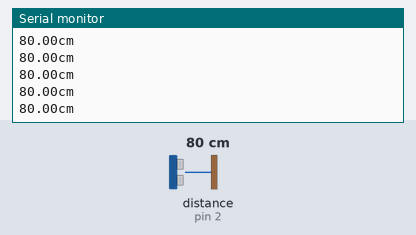
Recording of a sketch running on a simulated Arduino Uno, built with avr-gcc and run on an emulated ATmega328P. Parts: the last lines printed to the serial monitor. Inputs (shaded band) come from the test bench; at power-on: distance to the obstacle (sensor on pin 2) 80 cm. The echo pulse lasts 58.3 µs per cm.

Above: at 1.2 s.
1.3 s: distance to the obstacle (sensor on pin 2) set to 120 cm
At 1.49 s:
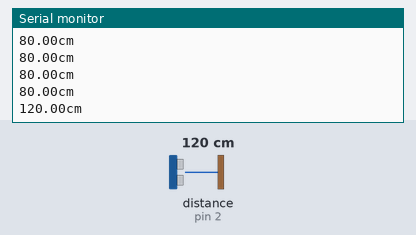
4.3 s: distance to the obstacle (sensor on pin 2) set to 2 cm
At 4.3 s:
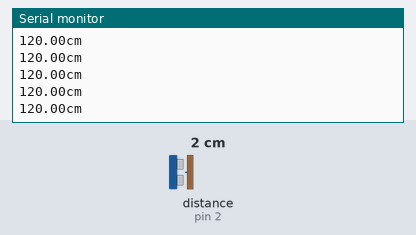
Timing chart, 0 to 7.3 s (numbered marks = the images above; inputs shaded):
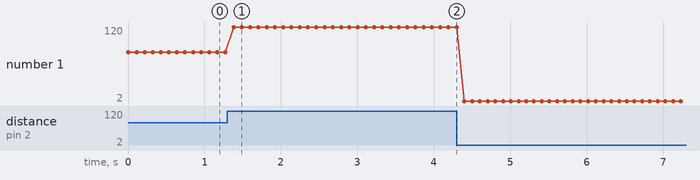

The sketch:

HC_SR04.ino
```cpp
#include "HC_SR04.h"

#define TRIG_PIN 9
#define ECHO_PIN 2
#define ECHO_INT 0

HC_SR04 sensor(TRIG_PIN, ECHO_PIN, ECHO_INT);

void setup(){
  sensor.begin();
  Serial.begin(9600);
  while(!Serial) continue;
  sensor.start();
}

void loop(){
  if(sensor.isFinished()){
    // Do something with the range...
    Serial.print(sensor.getRange());
    Serial.println("cm");
    delay(100);
    sensor.start();
  }
  // Do other things...
}
```

Measured:
- after the input at 1.3 s, the serial monitor: prints a new line after 0.08 s (image 1)
- plotted number 1: 80 → 120 after the input at 1.3 s, 120 → 2 after the input at 4.3 s
